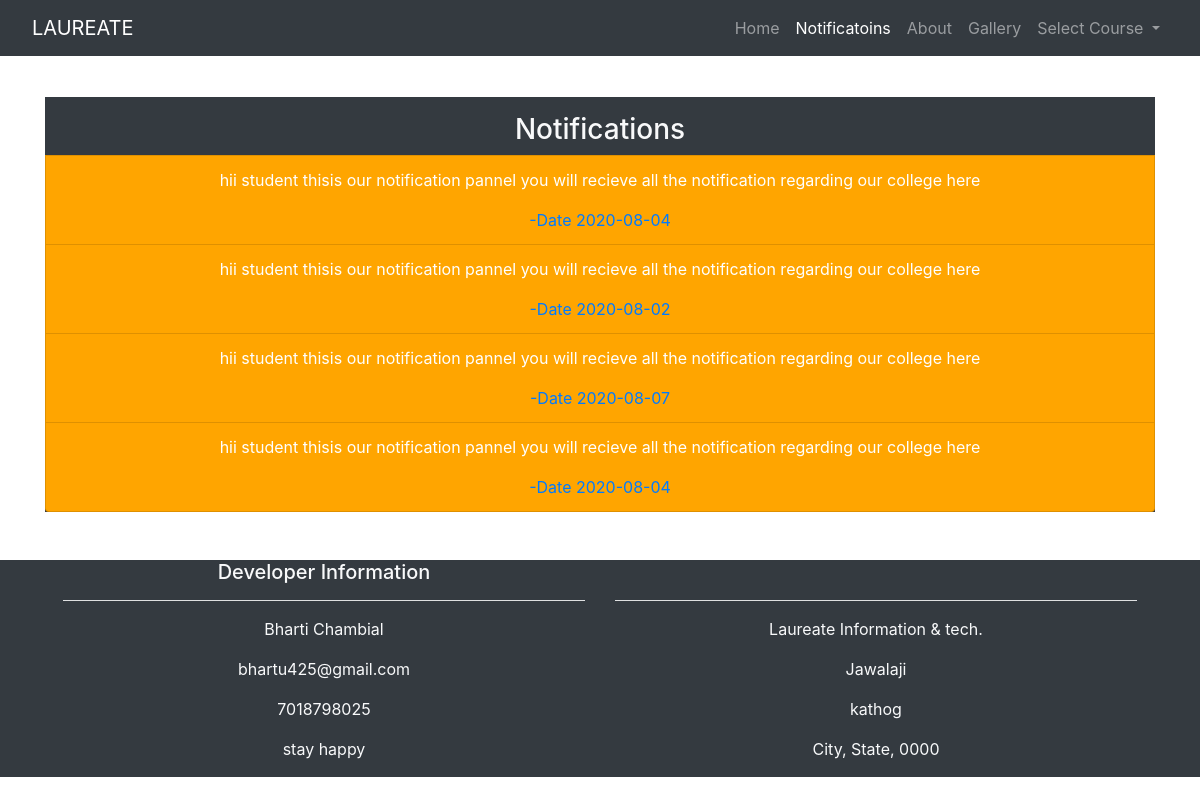
The page /notifications.php on the database its author committed.
### tables this page shows
CREATE TABLE `notifications` (
  `id` int(11) NOT NULL,
  `notification` varchar(255) NOT NULL,
  `date` date NOT NULL
);

### notifications.php (the view, shortened to what this page needs)
<?php
  include"includes/header.php";
 ?>
<nav class="navbar navbar-expand-lg navbar-dark bg-dark fixed-top">
  <a class="navbar-brand pl-3" href="index.php">LAUREATE</a>
  <div class="collapse navbar-collapse" id="navbarNavDropdown">
    <ul class="navbar-nav ml-auto pr-3">
      <li class="nav-item ">
        <a class="nav-link" href="index.php">Home</a>
      </li>
      <li class="nav-item active">
        <a class="nav-link" href="notifications.php">Notificatoins</a>
      </li>
      <li class="nav-item">
        <a class="nav-link" href="#footer">About</a>
      </li>
      <li class="nav-item">
        <a class="nav-link" href="includes/gallery.php">Gallery</a>
      </li>
      <li class="nav-item dropdown">
        <a class="nav-link dropdown-toggle" href="#" id="navbarDropdownMenuLink" role="button" data-toggle="dropdown" aria-haspopup="true" aria-expanded="false">
          Select Course
        </a>
      </li>
    </ul>
  </div>
</nav>
<div class="container">
  <div class=" text-center  bg-light my-5 ">
  <ul class="list-group bg-dark text-light pt-3 li_style"><h3>Notifications</h3>
    <?php
    $sql="select * from notifications ORDER BY id DESC  ";
    $res=mysqli_query($conn,$sql);
    if (mysqli_num_rows($res)) {
      while ($row=mysqli_fetch_assoc($res)) {
    ?>
      <li class="list-group-item "><?php echo $row['notification'];?><span class="text-primary "> -Date <?php echo $row['date'];?></span></li>
    <?php
    } }
    ?>
    </ul>
	</div>
</div>
 <?php
  include"includes/footer.php";
?>

### includes/header.php (shortened to what this page needs)
<!DOCTYPE HTML>
<html lang="en">
  <head>
    <link rel="stylesheet" href="https://cdnjs.cloudflare.com/ajax/libs/font-awesome/4.7.0/css/font-awesome.min.css">
    <link rel="stylesheet" type="text/css" href="css/style.css">
    <link rel="stylesheet" href="https://maxcdn.bootstrapcdn.com/bootstrap/4.0.0/css/bootstrap.min.css">
  </head>
  <body>

### includes/footer.php (shortened to what this page needs)
<footer id="footer">
  <div class="container-fluid padding ">
    <div class="row text-center bg-dark text-light px-5">
      <div class="col-md-6">
        <h5>Developer Information</h5>
        <hr class="bg-light">
        <p>Bharti Chambial</p>
        <p>bhartu425@gmail.com</p>
        <p>7018798025</p>
        <p>stay happy</p>
      </div>
      <div class="col-md-6 pt-3">
      <hr class="mt-4 bg-light">
        <p>Laureate Information & tech.</p>
        <p>Jawalaji</p>
        <p>kathog</p>
        <p>City, State, 0000</p>
      </div>
    </div>
  </div>
</footer>
  </body>
</html>

### css/style.css (style rules this page uses)
html { overflow-x: hidden; }
body { height: 100%; width: 100%; }
.li_style > li { color: white !important; background: orange; }

### rows shown on the page
notifications: notification "hii student thisis our notification pannel you will recieve all the notification regarding our college here", date "2020-08-04"
notifications: notification "hii student thisis our notification pannel you will recieve all the notification regarding our college here", date "2020-08-02"
notifications: notification "hii student thisis our notification pannel you will recieve all the notification regarding our college here", date "2020-08-07"
notifications: notification "hii student thisis our notification pannel you will recieve all the notification regarding our college here", date "2020-08-04"
